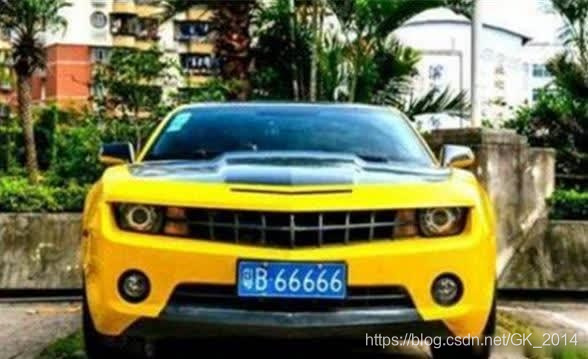
#> input picture test1.jpg, 588 x 359 px; its folder holds only this picture in this run
$ python main.py   (older library calls are emulated)
#> lines starting #> are read from the running program, lines starting #| are printed output that depends on the picture; after the words box and inside, x2 and y2 are one past the last pixel; in counts of white or black regions, pixels touching at a corner belong together
#> further down, image is the input picture: shape (359, 588, 3); mean B, G, R 78.8, 117.2, 116.3
import cv2
import numpy as np

# [80 lines left out: functions kmeans_clust, img_Transform, not called in this run]


def verify_color(rotate_rect,src_image):
    img_h,img_w = src_image.shape[:2]
    mask = np.zeros(shape=[img_h+2,img_w+2],dtype=np.uint8)
    connectivity = 4 #种子点上下左右4邻域与种子颜色值在[loDiff,upDiff]的被涂成new_value，也可设置8邻域
    loDiff,upDiff = 30,30
    new_value = 255
    flags = connectivity
    flags |= cv2.FLOODFILL_FIXED_RANGE  #考虑当前像素与种子象素之间的差，不设置的话则和邻域像素比较
    flags |= new_value << 8
    flags |= cv2.FLOODFILL_MASK_ONLY #设置这个标识符则不会去填充改变原始图像，而是去填充掩模图像（mask）

    rand_seed_num = 5000 #生成多个随机种子
    valid_seed_num = 200 #从rand_seed_num中随机挑选valid_seed_num个有效种子
    adjust_param = 0.1
    box_points = cv2.boxPoints(rotate_rect)
    box_points_x = [n[0] for n in box_points]
    box_points_x.sort(reverse=False)
    adjust_x = int((box_points_x[2]-box_points_x[1])*adjust_param)
    col_range = [box_points_x[1]+adjust_x,box_points_x[2]-adjust_x]
    box_points_y = [n[1] for n in box_points]
    box_points_y.sort(reverse=False)
    adjust_y = int((box_points_y[2]-box_points_y[1])*adjust_param)
    row_range = [box_points_y[1]+adjust_y, box_points_y[2]-adjust_y]
    # 如果以上方法种子点在水平或垂直方向可移动的范围很小，则采用旋转矩阵对角线来设置随机种子点
    if (col_range[1]-col_range[0])/(box_points_x[3]-box_points_x[0])<0.4\
        or (row_range[1]-row_range[0])/(box_points_y[3]-box_points_y[0])<0.4:
        points_row = []
        points_col = []
        for i in range(2):
            pt1,pt2 = box_points[i],box_points[i+2]
            x_adjust,y_adjust = int(adjust_param*(abs(pt1[0]-pt2[0]))),int(adjust_param*(abs(pt1[1]-pt2[1])))
            if (pt1[0] <= pt2[0]):
                pt1[0], pt2[0] = pt1[0] + x_adjust, pt2[0] - x_adjust
            else:
                pt1[0], pt2[0] = pt1[0] - x_adjust, pt2[0] + x_adjust
            if (pt1[1] <= pt2[1]):
                pt1[1], pt2[1] = pt1[1] + adjust_y, pt2[1] - adjust_y
            else:
                pt1[1], pt2[1] = pt1[1] - y_adjust, pt2[1] + y_adjust
            temp_list_x = [int(x) for x in np.linspace(pt1[0],pt2[0],int(rand_seed_num /2))]
            temp_list_y = [int(y) for y in np.linspace(pt1[1],pt2[1],int(rand_seed_num /2))]
            points_col.extend(temp_list_x)
            points_row.extend(temp_list_y)
    else:
        points_row = np.random.randint(row_range[0],row_range[1],size=rand_seed_num)
        points_col = np.linspace(col_range[0],col_range[1],num=rand_seed_num).astype(np.int)

    points_row = np.array(points_row)
    points_col = np.array(points_col)
    hsv_img = cv2.cvtColor(src_image, cv2.COLOR_BGR2HSV)
    h,s,v = hsv_img[:,:,0],hsv_img[:,:,1],hsv_img[:,:,2]
    # 将随机生成的多个种子依次做漫水填充,理想情况是整个车牌被填充
    flood_img = src_image.copy()
    seed_cnt = 0
    for i in range(rand_seed_num):
        rand_index = np.random.choice(rand_seed_num,1,replace=False)
        row,col = points_row[rand_index],points_col[rand_index]
        # 限制随机种子必须是车牌背景色
        if (((h[row,col]>26)&(h[row,col]<34))|((h[row,col]>100)&(h[row,col]<124)))&(s[row,col]>70)&(v[row,col]>70):
            cv2.floodFill(src_image, mask, (col,row), (255, 255, 255), (loDiff,) * 3, (upDiff,) * 3, flags)
            cv2.circle(flood_img,center=(col,row),radius=2,color=(0,0,255),thickness=2)
            seed_cnt += 1
            if seed_cnt >= valid_seed_num:
                break
    #======================调试用======================#
    # show_seed = np.random.uniform(1,100,1).astype(np.uint16)
    # cv2.imshow('floodfill'+str(show_seed),flood_img)
    # cv2.imshow('flood_mask'+str(show_seed),mask)
    #======================调试用======================#
    # 获取掩模上被填充点的像素点，并求点集的最小外接矩形
    mask_points = []
    for row in range(1,img_h+1):
        for col in range(1,img_w+1):
            if mask[row,col] != 0:
                mask_points.append((col-1,row-1))
    mask_rotateRect = cv2.minAreaRect(np.array(mask_points))
    if verify_scale(mask_rotateRect) and verify_size(mask_rotateRect,len(mask_points)):
        return True,mask_rotateRect
    else:
        return False,mask_rotateRect

# [6 lines left out: function verify_size, not called in this run]


def verify_scale(rotate_rect):
   error = 0.4
   aspect = 4#4.7272
   min_area = 10*(10*aspect)
   max_area = 150*(150*aspect)
   min_aspect = aspect*(1-error)
   max_aspect = aspect*(1+error)
   theta = 30

   # 宽或高为0，不满足矩形直接返回False
   if rotate_rect[1][0]==0 or rotate_rect[1][1]==0:
       return False

   r = rotate_rect[1][0]/rotate_rect[1][1]
   r = max(r,1/r)
   area = rotate_rect[1][0]*rotate_rect[1][1]
   if area>min_area and area<max_area and r>min_aspect and r<max_aspect:
       # 矩形的倾斜角度在不超过theta
       if ((rotate_rect[1][0] < rotate_rect[1][1] and rotate_rect[2] >= -90 and rotate_rect[2] < -(90 - theta)) or
               (rotate_rect[1][1] < rotate_rect[1][0] and rotate_rect[2] > -theta and rotate_rect[2] <= 0)):
           return True
   return False


def locate_carPlate(orig_img,pred_image):
    carPlate_list = []
    temp1_orig_img = orig_img.copy() #调试用
    temp2_orig_img = orig_img.copy() #调试用
    cloneImg,contours,heriachy = cv2.findContours(pred_image,cv2.RETR_EXTERNAL,cv2.CHAIN_APPROX_SIMPLE)
    for i,contour in enumerate(contours):
        cv2.drawContours(temp1_orig_img, contours, i, (0, 255, 255), 2)
        # 获取轮廓最小外接矩形，返回值rotate_rect
        rotate_rect = cv2.minAreaRect(contour)
        # 根据矩形面积大小和长宽比判断是否是车牌
        if verify_scale(rotate_rect):
            ret,rotate_rect2 = verify_color(rotate_rect,temp2_orig_img)
            if ret == False:
                continue
            # 车牌位置矫正
            car_plate = img_Transform(rotate_rect2, temp2_orig_img)
            # cv2.imshow('opencv_', rotate_rect2)
            # cv2.waitKey(0)
            car_plate = cv2.resize(car_plate,(car_plate_w,car_plate_h)) #调整尺寸为后面CNN车牌识别做准备
            #========================调试看效果========================#
            box = cv2.boxPoints(rotate_rect2)
            for k in range(4):
                n1,n2 = k%4,(k+1)%4
                cv2.line(temp1_orig_img,(box[n1][0],box[n1][1]),(box[n2][0],box[n2][1]),(255,0,0),2)
            cv2.imshow('opencv_' + str(i), car_plate)
            #========================调试看效果========================#
            carPlate_list.append(car_plate)

    # [4 lines of commented-out code are left out]

    cv2.imshow('contour', temp1_orig_img)
    return carPlate_list


def pre_process(orig_img):

    gray_img = cv2.cvtColor(orig_img, cv2.COLOR_BGR2GRAY)
    #cv2.imshow('gray_img', gray_img)

    blur_img = cv2.blur(gray_img, (3, 3))
    #cv2.imshow('blur', blur_img)

    sobel_img = cv2.Sobel(blur_img, cv2.CV_16S, 1, 0, ksize=3)
    sobel_img = cv2.convertScaleAbs(sobel_img)
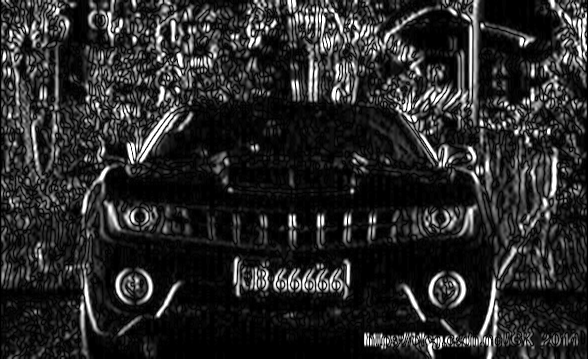
#> sobel_img: shape (359, 588); min 0, max 255, mean 41
    #cv2.imshow('sobel', sobel_img)

    hsv_img = cv2.cvtColor(orig_img, cv2.COLOR_BGR2HSV)
#> hsv_img: shape (359, 588, 3); mean H, S, V 47.1, 130.8, 131

    h, s, v = hsv_img[:, :, 0], hsv_img[:, :, 1], hsv_img[:, :, 2]
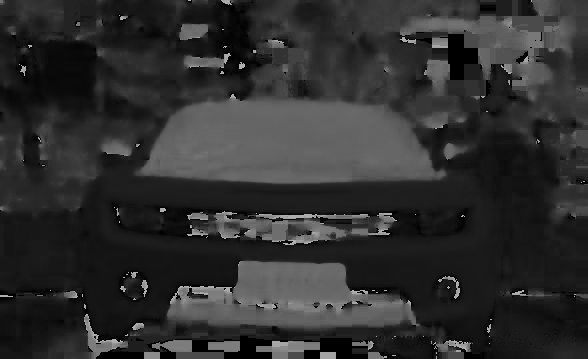
#> h: shape (359, 588); min 0, max 179, mean 47.1
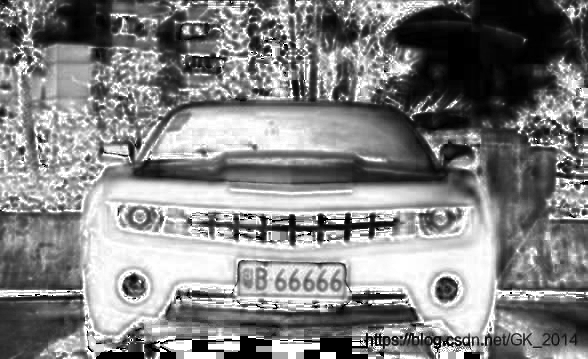
#> s: shape (359, 588); min 0, max 255, mean 130.8
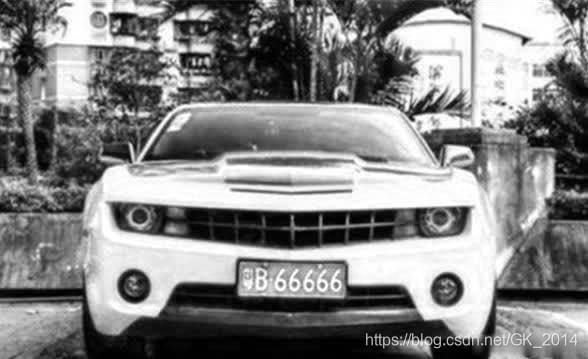
#> v: shape (359, 588); min 0, max 255, mean 131
    # 黄色色调区间[26，34],蓝色色调区间:[100,124]
    blue_img = (((h > 26) & (h < 34)) | ((h > 100) & (h < 124))) & (s > 70) & (v > 70)
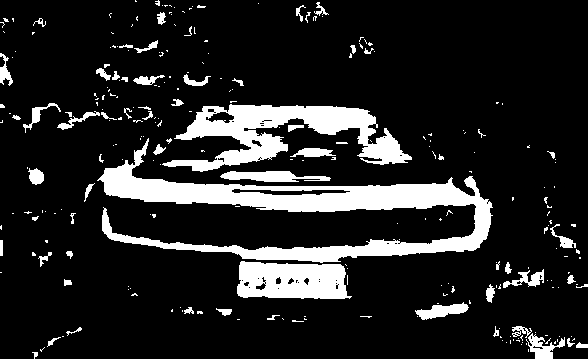
#> blue_img: shape (359, 588) bool; 14.5% white; 262 white regions (198 under 20 px), largest, box (x1, y1, x2, y2) and area: (97, 138, 493, 263) 13259, (162, 104, 412, 172) 7038, (237, 261, 352, 299) 3541
    blue_img = blue_img.astype('float32')

    mix_img = np.multiply(sobel_img, blue_img)
    #cv2.imshow('mix', mix_img)

    mix_img = mix_img.astype(np.uint8)

    ret, binary_img = cv2.threshold(mix_img, 0, 255, cv2.THRESH_BINARY | cv2.THRESH_OTSU)
#> binary_img: shape (359, 588); 1.8% white in thin lines or dots
#> ret = 71
    #cv2.imshow('binary',binary_img)

    kernel_close = cv2.getStructuringElement(cv2.MORPH_RECT,(21,5))
    close_img = cv2.morphologyEx(binary_img, cv2.MORPH_CLOSE, kernel_close)
#> close_img: shape (359, 588); 4.6% white; 104 white regions (70 under 20 px), largest, box (x1, y1, x2, y2) and area: (237, 261, 348, 299) 2814, (96, 65, 222, 87) 822, (493, 326, 588, 349) 806
    kernel_open = cv2.getStructuringElement(cv2.MORPH_RECT,(7,7))
    close_img = cv2.morphologyEx(close_img, cv2.MORPH_OPEN, kernel_open)
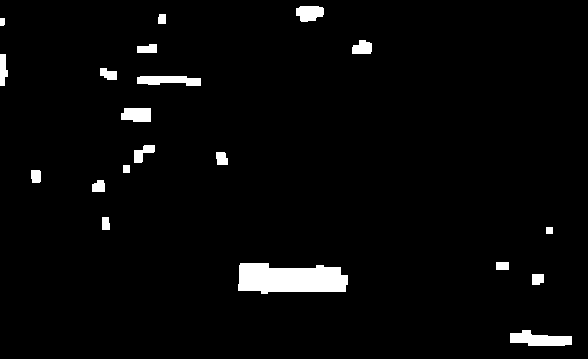
#> close_img: shape (359, 588); 3.1% white; 20 white regions
    #cv2.imshow('close', close_img)

    return close_img


if __name__ == '__main__':
    nono = 0
    for idx in range(1,8):
        image = cv2.imread('test{}.jpg'.format(idx))
        car_plate_w,car_plate_h = 136,36
        pre_image = pre_process(image)
        # cv2.imshow('pre_image',pre_image)
        car_plate = locate_carPlate(image, pre_image)
#> in locate_carPlate, `cloneImg,contours,heriachy = cv2.findContours(pred_image,cv2.RETR_EXTE..`: contours = 20 contours; largest, box (x1, y1, x2, y2) and area: (238, 263, 348, 294) 2602, (510, 330, 572, 346) 593, (137, 76, 201, 86) 424, (121, 108, 151, 122) 339, (296, 6, 324, 22) 323; heriachy = 20 rows, first 6: [1, -1, -1, -1], [2, 0, -1, -1], [3, 1, -1, -1], [4, 2, -1, -1], [5, 3, -1, -1], [6, 4, -1, -1]
#> the loop in locate_carPlate, `for i,contour in enumerate(contours):` made 1 pass
#> rotate_rect on pass 1: ((540.5, 337.5), (15, 61), -90)
#> after the loop in locate_carPlate, `for i,contour in enumerate(contours):`:
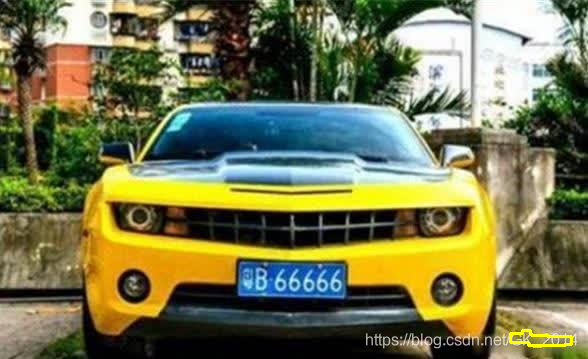
#> temp1_orig_img: shape (359, 588, 3); 0.21% of pixels changed, all inside (x1, y1, x2, y2) = (509, 329, 573, 347)
#> after the loop in locate_carPlate, `for i,contour in enumerate(contours):`: carPlate_list = []
#> (the run stopped early here; a loop or call above may not have finished)
